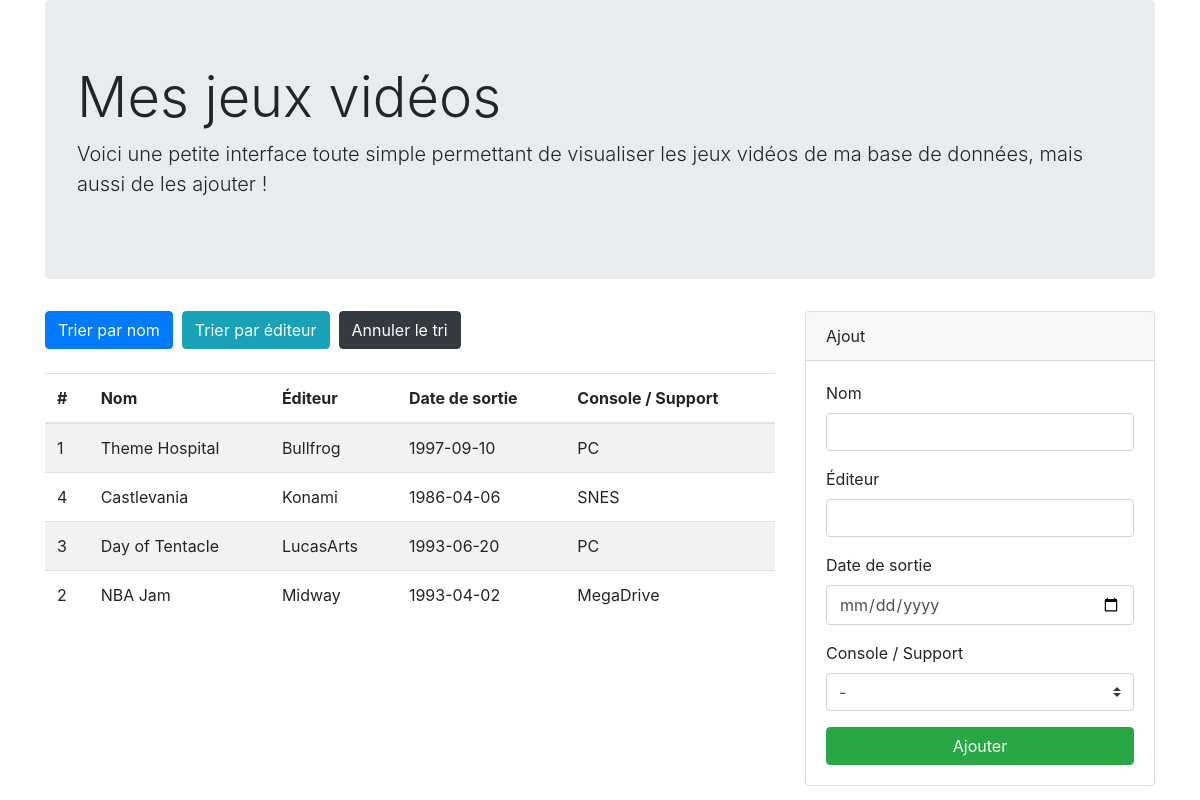
The app's page /index.php?order=editor with its own data.
### tables this page shows
CREATE TABLE IF NOT EXISTS `videogame` (
  `id` INT UNSIGNED NOT NULL AUTO_INCREMENT,
  `name` VARCHAR(64) NOT NULL,
  `editor` VARCHAR(64) NULL,
  `release_date` DATE NULL,
  `platform_id` INT UNSIGNED NOT NULL,
  PRIMARY KEY (`id`),
  INDEX `fk_videogame_platform_idx` (`platform_id` ASC));

### index.php (called while the page is built, shortened)
<?php
require __DIR__.'/inc/db.php';
$result = $pdo->query('SELECT * FROM platform');
$platformList = $result->fetchAll(PDO::FETCH_KEY_PAIR);
$sql = '
    SELECT *
    FROM videogame
';
if (!empty($_GET['order'])) {
    $order = trim($_GET['order']);
    if ($order == 'name') {
        $sql = '
            SELECT *
            FROM videogame
            ORDER BY name ASC
        ';
    }
    else if ($order == 'editor') {
        $sql = '
            SELECT *
            FROM videogame
            ORDER BY editor ASC
        ';
    }
}
 $result = $pdo->query($sql);
 $videogameList = $result->fetchAll(PDO::FETCH_ASSOC);
require __DIR__.'/view/videogame.php';

### view/videogame.php (the view, shortened to what this page needs)
<!doctype html>
<html lang="fr">
  <head>
    <link rel="stylesheet" href="https://maxcdn.bootstrapcdn.com/bootstrap/4.0.0/css/bootstrap.min.css">
  </head>
  <body>
    <main class="container">
        <div class="jumbotron">
            <h1 class="display-4">Mes jeux vidéos</h1>
            <p class="lead">Voici une petite interface toute simple permettant de visualiser les jeux vidéos de ma base de données, mais aussi de les ajouter !</p>
        </div>
        <div class="row">
            <div class="col-12 col-md-8">
                <a href="index.php?order=name" class="btn btn-primary">Trier par nom</a>&nbsp;
                <a href="index.php?order=editor" class="btn btn-info">Trier par éditeur</a>&nbsp;
                <?php if (isset($_GET['order'])): ?>
                <a href="index.php" class="btn btn-dark">Annuler le tri</a>
                <?php endif; ?>
                <br><br>
                <table class="table table-striped">
                <thead>
                    <tr>
                        <th scope="col">#</th>
                        <th scope="col">Nom</th>
                        <th scope="col">&Eacute;diteur</th>
                        <th scope="col">Date de sortie</th>
                        <th scope="col">Console / Support</th>
                    </tr>
                </thead>
                <tbody>
                    <?php
                    foreach ($videogameList as $videogame) {
                        ?><tr>
                        <td><?= $videogame['id'] ?></td>
                        <td><?= $videogame['name'] ?></td>
                        <td><?= $videogame['editor'] ?></td>
                        <td><?= $videogame['release_date'] ?></td>
                        <td><?= $platformList[$videogame['platform_id']] ?></td>
                        </tr>
                        <?php
                    }
                    ?>
                </tbody>
                </table>
            </div>
            <div class="col-12 col-md-4">
                <div class="card">
                    <div class="card-header">Ajout</div>
                    <div class="card-body">
                        <form action="" method="post">
                            <div class="form-group">
                                <label for="name">Nom</label>
                                <input type="text" class="form-control" name="name" id="name" placeholder="">
                            </div>
                            <div class="form-group">
                                <label for="editor">&Eacute;diteur</label>
                                <input type="text" class="form-control" name="editor" id="editor" placeholder="">
                            </div>
                            <div class="form-group">
                                <label for="release_date">Date de sortie</label>
                                <input type="date" class="form-control" name="release_date" id="release_date" placeholder="YYYY-MM-DD">
                            </div>
                            <div class="form-group">
                                <label for="platform">Console / Support</label>
                                <select class="custom-select" id="platform" name="platform">
                                    <option>-</option>
                                </select>
                            </div>
                            <button type="submit" class="btn btn-success btn-block">Ajouter</button>
                        </form>
                    </div>
                </div>
            </div>
        </div>
    </main>
  </body>
</html>

### records on screen
videogame: id "1", name "Theme Hospital", editor "Bullfrog", release_date "1997-09-10", platform "PC"
videogame: id "4", name "Castlevania", editor "Konami", release_date "1986-04-06", platform "SNES"
videogame: id "3", name "Day of Tentacle", editor "LucasArts", release_date "1993-06-20", platform "PC"
videogame: id "2", name "NBA Jam", editor "Midway", release_date "1993-04-02", platform "MegaDrive"
